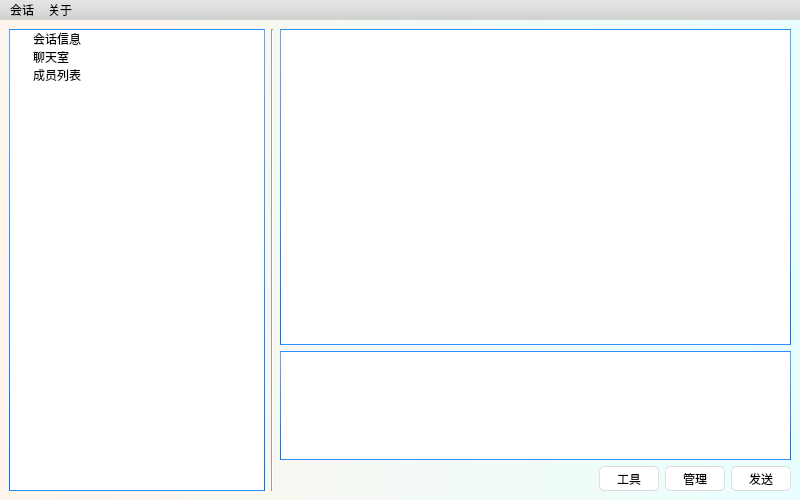
<?xml version="1.0" encoding="UTF-8"?>
<ui version="4.0">
 <author>Advanced_Killer</author>
 <class>LhatWindow</class>
 <widget class="QMainWindow" name="LhatWindow">
  <property name="geometry">
   <rect>
    <x>0</x>
    <y>0</y>
    <width>800</width>
    <height>500</height>
   </rect>
  </property>
  <property name="minimumSize">
   <size>
    <width>800</width>
    <height>500</height>
   </size>
  </property>
  <property name="windowTitle">
   <string>Lhat</string>
  </property>
  <property name="styleSheet">
   <string notr="true">/*
Aqua Style Sheet for QT Applications
Author: Jaime A. Quiroga P.
Company: GTRONICK
Last updated: 22/01/2019, 07:55.
Available at: https://github.com/GTRONICK/QSS/blob/master/Aqua.qss
*/
QMainWindow {
	background-color: qlineargradient(spread:pad, x1:0, y1:0, x2:1, y2:0, stop:0 rgba(255, 244, 235, 255), stop:1 rgba(233, 255, 255, 255));
}
QTextEdit {
	border-width: 1px;
	border-style: solid;
	border-color: qlineargradient(spread:pad, x1:0.5, y1:1, x2:0.5, y2:0, stop:0 rgba(0, 113, 255, 255), stop:1 rgba(91, 171, 252, 255));
}
QTreeWidget {
	border-width: 1px;
	border-style: solid;
	border-color: qlineargradient(spread:pad, x1:0.5, y1:1, x2:0.5, y2:0, stop:0 rgba(0, 113, 255, 255), stop:1 rgba(91, 171, 252, 255));
}
QPlainTextEdit {
	border-width: 1px;
	border-style: solid;
	border-color: qlineargradient(spread:pad, x1:0.5, y1:1, x2:0.5, y2:0, stop:0 rgba(0, 113, 255, 255), stop:1 rgba(91, 171, 252, 255));
}
QToolButton {
	border-style: solid;
	border-top-color: qlineargradient(spread:pad, x1:0.5, y1:1, x2:0.5, y2:0, stop:0 rgb(215, 215, 215), stop:1 rgb(222, 222, 222));
	border-right-color: qlineargradient(spread:pad, x1:0, y1:0.5, x2:1, y2:0.5, stop:0 rgb(217, 217, 217), stop:1 rgb(227, 227, 227));
	border-left-color: qlineargradient(spread:pad, x1:0, y1:0.5, x2:1, y2:0.5, stop:0 rgb(227, 227, 227), stop:1 rgb(217, 217, 217));
	border-bottom-color: qlineargradient(spread:pad, x1:0.5, y1:1, x2:0.5, y2:0, stop:0 rgb(215, 215, 215), stop:1 rgb(222, 222, 222));
	border-width: 1px;
	border-radius: 5px;
	color: rgb(0,0,0);
	padding: 2px;
	background-color: rgb(255,255,255);
}
QToolButton:hover{
	border-style: solid;
	border-top-color: qlineargradient(spread:pad, x1:0.5, y1:1, x2:0.5, y2:0, stop:0 rgb(195, 195, 195), stop:1 rgb(222, 222, 222));
	border-right-color: qlineargradient(spread:pad, x1:0, y1:0.5, x2:1, y2:0.5, stop:0 rgb(197, 197, 197), stop:1 rgb(227, 227, 227));
	border-left-color: qlineargradient(spread:pad, x1:0, y1:0.5, x2:1, y2:0.5, stop:0 rgb(227, 227, 227), stop:1 rgb(197, 197, 197));
	border-bottom-color: qlineargradient(spread:pad, x1:0.5, y1:1, x2:0.5, y2:0, stop:0 rgb(195, 195, 195), stop:1 rgb(222, 222, 222));
	border-width: 1px;
	border-radius: 5px;
	color: rgb(0,0,0);
	padding: 2px;
	background-color: rgb(255,255,255);
}
QToolButton:pressed{
	border-style: solid;
	border-top-color: qlineargradient(spread:pad, x1:0.5, y1:1, x2:0.5, y2:0, stop:0 rgb(215, 215, 215), stop:1 rgb(222, 222, 222));
	border-right-color: qlineargradient(spread:pad, x1:0, y1:0.5, x2:1, y2:0.5, stop:0 rgb(217, 217, 217), stop:1 rgb(227, 227, 227));
	border-left-color: qlineargradient(spread:pad, x1:0, y1:0.5, x2:1, y2:0.5, stop:0 rgb(227, 227, 227), stop:1 rgb(217, 217, 217));
	border-bottom-color: qlineargradient(spread:pad, x1:0.5, y1:1, x2:0.5, y2:0, stop:0 rgb(215, 215, 215), stop:1 rgb(222, 222, 222));
	border-width: 1px;
	border-radius: 5px;
	color: rgb(0,0,0);
	padding: 2px;
	background-color: rgb(142,142,142);
}
QPushButton{
	border-style: solid;
	border-top-color: qlineargradient(spread:pad, x1:0.5, y1:1, x2:0.5, y2:0, stop:0 rgb(215, 215, 215), stop:1 rgb(222, 222, 222));
	border-right-color: qlineargradient(spread:pad, x1:0, y1:0.5, x2:1, y2:0.5, stop:0 rgb(217, 217, 217), stop:1 rgb(227, 227, 227));
	border-left-color: qlineargradient(spread:pad, x1:0, y1:0.5, x2:1, y2:0.5, stop:0 rgb(227, 227, 227), stop:1 rgb(217, 217, 217));
	border-bottom-color: qlineargradient(spread:pad, x1:0.5, y1:1, x2:0.5, y2:0, stop:0 rgb(215, 215, 215), stop:1 rgb(222, 222, 222));
	border-width: 1px;
	border-radius: 5px;
	color: rgb(0,0,0);
	padding: 2px;
	background-color: rgb(255,255,255);
}
QPushButton::default{
	border-style: solid;
	border-top-color: qlineargradient(spread:pad, x1:0.5, y1:1, x2:0.5, y2:0, stop:0 rgb(215, 215, 215), stop:1 rgb(222, 222, 222));
	border-right-color: qlineargradient(spread:pad, x1:0, y1:0.5, x2:1, y2:0.5, stop:0 rgb(217, 217, 217), stop:1 rgb(227, 227, 227));
	border-left-color: qlineargradient(spread:pad, x1:0, y1:0.5, x2:1, y2:0.5, stop:0 rgb(227, 227, 227), stop:1 rgb(217, 217, 217));
	border-bottom-color: qlineargradient(spread:pad, x1:0.5, y1:1, x2:0.5, y2:0, stop:0 rgb(215, 215, 215), stop:1 rgb(222, 222, 222));
	border-width: 1px;
	border-radius: 5px;
	color: rgb(0,0,0);
	padding: 2px;
	background-color: rgb(255,255,255);
}
QPushButton:hover{
	border-style: solid;
	border-top-color: qlineargradient(spread:pad, x1:0.5, y1:1, x2:0.5, y2:0, stop:0 rgb(195, 195, 195), stop:1 rgb(222, 222, 222));
	border-right-color: qlineargradient(spread:pad, x1:0, y1:0.5, x2:1, y2:0.5, stop:0 rgb(197, 197, 197), stop:1 rgb(227, 227, 227));
	border-left-color: qlineargradient(spread:pad, x1:0, y1:0.5, x2:1, y2:0.5, stop:0 rgb(227, 227, 227), stop:1 rgb(197, 197, 197));
	border-bottom-color: qlineargradient(spread:pad, x1:0.5, y1:1, x2:0.5, y2:0, stop:0 rgb(195, 195, 195), stop:1 rgb(222, 222, 222));
	border-width: 1px;
	border-radius: 5px;
	color: rgb(0,0,0);
	padding: 2px;
	background-color: rgb(255,255,255);
}
QPushButton:pressed{
	border-style: solid;
	border-top-color: qlineargradient(spread:pad, x1:0.5, y1:1, x2:0.5, y2:0, stop:0 rgb(215, 215, 215), stop:1 rgb(222, 222, 222));
	border-right-color: qlineargradient(spread:pad, x1:0, y1:0.5, x2:1, y2:0.5, stop:0 rgb(217, 217, 217), stop:1 rgb(227, 227, 227));
	border-left-color: qlineargradient(spread:pad, x1:0, y1:0.5, x2:1, y2:0.5, stop:0 rgb(227, 227, 227), stop:1 rgb(217, 217, 217));
	border-bottom-color: qlineargradient(spread:pad, x1:0.5, y1:1, x2:0.5, y2:0, stop:0 rgb(215, 215, 215), stop:1 rgb(222, 222, 222));
	border-width: 1px;
	border-radius: 5px;
	color: rgb(0,0,0);
	padding: 2px;
	background-color: rgb(142,142,142);
}
QPushButton:disabled{
	border-style: solid;
	border-top-color: qlineargradient(spread:pad, x1:0.5, y1:1, x2:0.5, y2:0, stop:0 rgb(215, 215, 215), stop:1 rgb(222, 222, 222));
	border-right-color: qlineargradient(spread:pad, x1:0, y1:0.5, x2:1, y2:0.5, stop:0 rgb(217, 217, 217), stop:1 rgb(227, 227, 227));
	border-left-color: qlineargradient(spread:pad, x1:0, y1:0.5, x2:1, y2:0.5, stop:0 rgb(227, 227, 227), stop:1 rgb(217, 217, 217));
	border-bottom-color: qlineargradient(spread:pad, x1:0.5, y1:1, x2:0.5, y2:0, stop:0 rgb(215, 215, 215), stop:1 rgb(222, 222, 222));
	border-width: 1px;
	border-radius: 5px;
	color: #808086;
	padding: 2px;
	background-color: rgb(142,142,142);
}
QLineEdit {
	border-width: 1px; border-radius: 4px;
	border-style: solid;
	border-color: qlineargradient(spread:pad, x1:0.5, y1:1, x2:0.5, y2:0, stop:0 rgba(0, 113, 255, 255), stop:1 rgba(91, 171, 252, 255));
}
QLabel {
	color: #000000;
}
QLCDNumber {
	color: rgb(0, 113, 255, 255);
}
QProgressBar {
	text-align: center;
	color: rgb(240, 240, 240);
	border-width: 1px; 
	border-radius: 10px;
	border-color: rgb(230, 230, 230);
	border-style: solid;
	background-color:rgb(207,207,207);
}
QProgressBar::chunk {
	background-color: qlineargradient(spread:pad, x1:0.5, y1:1, x2:0.5, y2:0, stop:0 rgba(49, 147, 250, 255), stop:1 rgba(34, 142, 255, 255));
	border-radius: 10px;
}
QMenuBar {
	background-color: qlineargradient(spread:pad, x1:0.5, y1:1, x2:0.5, y2:0, stop:0 rgba(207, 209, 207, 255), stop:1 rgba(230, 229, 230, 255));
}
QMenuBar::item {
	color: #000000;
  	spacing: 3px;
  	padding: 1px 4px;
	background-color: qlineargradient(spread:pad, x1:0.5, y1:1, x2:0.5, y2:0, stop:0 rgba(207, 209, 207, 255), stop:1 rgba(230, 229, 230, 255));
}

QMenuBar::item:selected {
  	background-color: qlineargradient(spread:pad, x1:0.5, y1:1, x2:0.5, y2:0, stop:0 rgba(0, 113, 255, 255), stop:1 rgba(91, 171, 252, 255));
	color: #FFFFFF;
}
QMenu::item:selected {
	border-style: solid;
	border-top-color: transparent;
	border-right-color: transparent;
	border-left-color: qlineargradient(spread:pad, x1:0.5, y1:1, x2:0.5, y2:0, stop:0 rgba(0, 113, 255, 255), stop:1 rgba(91, 171, 252, 255));
	border-bottom-color: transparent;
	border-left-width: 2px;
	color: #000000;
	padding-left:15px;
	padding-top:4px;
	padding-bottom:4px;
	padding-right:7px;
}
QMenu::item {
	border-style: solid;
	border-top-color: transparent;
	border-right-color: transparent;
	border-left-color: transparent;
	border-bottom-color: transparent;
	border-bottom-width: 1px;
	color: #000000;
	padding-left:17px;
	padding-top:4px;
	padding-bottom:4px;
	padding-right:7px;
}
QTabWidget {
	color:rgb(0,0,0);
	background-color:#000000;
}
QTabWidget::pane {
		border-color: rgb(223,223,223);
		background-color:rgb(226,226,226);
		border-style: solid;
		border-width: 2px;
    	border-radius: 6px;
}
QTabBar::tab:first {
	border-style: solid;
	border-left-width:1px;
	border-right-width:0px;
	border-top-width:1px;
	border-bottom-width:1px;
	border-top-color: rgb(209,209,209);
	border-left-color: qlineargradient(spread:pad, x1:0.5, y1:1, x2:0.5, y2:0, stop:0 rgba(209, 209, 209, 209), stop:1 rgba(229, 229, 229, 229));
	border-bottom-color: rgb(229,229,229);
	border-top-left-radius: 4px;
	border-bottom-left-radius: 4px;
	color: #000000;
	padding: 3px;
	margin-left:0px;
	background-color: qlineargradient(spread:pad, x1:0.5, y1:1, x2:0.5, y2:0, stop:0 rgba(247, 247, 247, 255), stop:1 rgba(255, 255, 255, 255));
}
QTabBar::tab:last {
	border-style: solid;
	border-width:1px;
	border-top-color: rgb(209,209,209);
	border-left-color: qlineargradient(spread:pad, x1:0.5, y1:1, x2:0.5, y2:0, stop:0 rgba(209, 209, 209, 209), stop:1 rgba(229, 229, 229, 229));
	border-right-color: qlineargradient(spread:pad, x1:0.5, y1:1, x2:0.5, y2:0, stop:0 rgba(209, 209, 209, 209), stop:1 rgba(229, 229, 229, 229));
	border-bottom-color: rgb(229,229,229);
	border-top-right-radius: 4px;
	border-bottom-right-radius: 4px;
	color: #000000;
	padding: 3px;
	margin-left:0px;
	background-color: qlineargradient(spread:pad, x1:0.5, y1:1, x2:0.5, y2:0, stop:0 rgba(247, 247, 247, 255), stop:1 rgba(255, 255, 255, 255));
}
QTabBar::tab {
	border-style: solid;
	border-top-width:1px;
	border-bottom-width:1px;
	border-left-width:1px;
	border-top-color: rgb(209,209,209);
	border-left-color: qlineargradient(spread:pad, x1:0.5, y1:1, x2:0.5, y2:0, stop:0 rgba(209, 209, 209, 209), stop:1 rgba(229, 229, 229, 229));
	border-bottom-color: rgb(229,229,229);
	color: #000000;
	padding: 3px;
	margin-left:0px;
	background-color: qlineargradient(spread:pad, x1:0.5, y1:1, x2:0.5, y2:0, stop:0 rgba(247, 247, 247, 255), stop:1 rgba(255, 255, 255, 255));
}
QTabBar::tab:selected, QTabBar::tab:last:selected, QTabBar::tab:hover {
  	border-style: solid;
  	border-left-width:1px;
	border-right-color: transparent;
	border-top-color: rgb(209,209,209);
	border-left-color: qlineargradient(spread:pad, x1:0.5, y1:1, x2:0.5, y2:0, stop:0 rgba(209, 209, 209, 209), stop:1 rgba(229, 229, 229, 229));
	border-bottom-color: rgb(229,229,229);
	color: #FFFFFF;
	padding: 3px;
	margin-left:0px;
	background-color: qlineargradient(spread:pad, x1:0.5, y1:1, x2:0.5, y2:0, stop:0 rgba(0, 113, 255, 255), stop:1 rgba(91, 171, 252, 255));
}

QTabBar::tab:selected, QTabBar::tab:first:selected, QTabBar::tab:hover {
  	border-style: solid;
  	border-left-width:1px;
  	border-bottom-width:1px;
  	border-top-width:1px;
	border-right-color: transparent;
	border-top-color: rgb(209,209,209);
	border-left-color: qlineargradient(spread:pad, x1:0.5, y1:1, x2:0.5, y2:0, stop:0 rgba(209, 209, 209, 209), stop:1 rgba(229, 229, 229, 229));
	border-bottom-color: rgb(229,229,229);
	color: #FFFFFF;
	padding: 3px;
	margin-left:0px;
	background-color: qlineargradient(spread:pad, x1:0.5, y1:1, x2:0.5, y2:0, stop:0 rgba(0, 113, 255, 255), stop:1 rgba(91, 171, 252, 255));
}

QCheckBox {
	color: #000000;
	padding: 2px;
}
QCheckBox:disabled {
	color: #808086;
	padding: 2px;
}

QCheckBox:hover {
	border-radius:4px;
	border-style:solid;
	padding-left: 1px;
	padding-right: 1px;
	padding-bottom: 1px;
	padding-top: 1px;
	border-width:1px;
	border-color: transparent;
}
QCheckBox::indicator:checked {

	height: 10px;
	width: 10px;
	border-style:solid;
	border-width: 1px;
	border-color: qlineargradient(spread:pad, x1:0.5, y1:1, x2:0.5, y2:0, stop:0 rgba(0, 113, 255, 255), stop:1 rgba(91, 171, 252, 255));
	color: #000000;
	background-color: qlineargradient(spread:pad, x1:0.5, y1:1, x2:0.5, y2:0, stop:0 rgba(0, 113, 255, 255), stop:1 rgba(91, 171, 252, 255));
}
QCheckBox::indicator:unchecked {

	height: 10px;
	width: 10px;
	border-style:solid;
	border-width: 1px;
	border-color: qlineargradient(spread:pad, x1:0.5, y1:1, x2:0.5, y2:0, stop:0 rgba(0, 113, 255, 255), stop:1 rgba(91, 171, 252, 255));
	color: #000000;
}
QRadioButton {
	color: 000000;
	padding: 1px;
}
QRadioButton::indicator:checked {
	height: 10px;
	width: 10px;
	border-style:solid;
	border-radius:5px;
	border-width: 1px;
	border-color: qlineargradient(spread:pad, x1:0.5, y1:1, x2:0.5, y2:0, stop:0 rgba(0, 113, 255, 255), stop:1 rgba(91, 171, 252, 255));
	color: #a9b7c6;
	background-color: qlineargradient(spread:pad, x1:0.5, y1:1, x2:0.5, y2:0, stop:0 rgba(0, 113, 255, 255), stop:1 rgba(91, 171, 252, 255));
}
QRadioButton::indicator:!checked {
	height: 10px;
	width: 10px;
	border-style:solid;
	border-radius:5px;
	border-width: 1px;
	border-color: qlineargradient(spread:pad, x1:0.5, y1:1, x2:0.5, y2:0, stop:0 rgba(0, 113, 255, 255), stop:1 rgba(91, 171, 252, 255));
	color: #a9b7c6;
	background-color: transparent;
}
QStatusBar {
	color:#027f7f;
}
QSpinBox {
	border-style: solid;
	border-width: 1px;
	border-color: qlineargradient(spread:pad, x1:0.5, y1:1, x2:0.5, y2:0, stop:0 rgba(0, 113, 255, 255), stop:1 rgba(91, 171, 252, 255));
}
QDoubleSpinBox {
	border-style: solid;
	border-width: 1px;
	border-color: qlineargradient(spread:pad, x1:0.5, y1:1, x2:0.5, y2:0, stop:0 rgba(0, 113, 255, 255), stop:1 rgba(91, 171, 252, 255));
}
QTimeEdit {
	border-style: solid;
	border-width: 1px;
	border-color: qlineargradient(spread:pad, x1:0.5, y1:1, x2:0.5, y2:0, stop:0 rgba(0, 113, 255, 255), stop:1 rgba(91, 171, 252, 255));
}
QDateTimeEdit {
	border-style: solid;
	border-width: 1px;
	border-color: qlineargradient(spread:pad, x1:0.5, y1:1, x2:0.5, y2:0, stop:0 rgba(0, 113, 255, 255), stop:1 rgba(91, 171, 252, 255));
}
QDateEdit {
	border-style: solid;
	border-width: 1px;
	border-color: qlineargradient(spread:pad, x1:0.5, y1:1, x2:0.5, y2:0, stop:0 rgba(0, 113, 255, 255), stop:1 rgba(91, 171, 252, 255));
}

QToolBox {
	color: #a9b7c6;
	background-color:#000000;
}
QToolBox::tab {
	color: #a9b7c6;
	background-color:#000000;
}
QToolBox::tab:selected {
	color: #FFFFFF;
	background-color:#000000;
}
QScrollArea {
	color: #FFFFFF;
	background-color:#000000;
}
QSlider::groove:horizontal {
	height: 5px;
	background-color: qlineargradient(spread:pad, x1:0.5, y1:1, x2:0.5, y2:0, stop:0 rgba(49, 147, 250, 255), stop:1 rgba(34, 142, 255, 255));
}
QSlider::groove:vertical {
	width: 5px;
	background-color: qlineargradient(spread:pad, x1:0.5, y1:1, x2:0.5, y2:0, stop:0 rgba(49, 147, 250, 255), stop:1 rgba(34, 142, 255, 255));
}
QSlider::handle:horizontal {
	background: rgb(253,253,253);
	border-style: solid;
	border-width: 1px;
	border-color: rgb(207,207,207);
	width: 12px;
	margin: -5px 0;
	border-radius: 7px;
}
QSlider::handle:vertical {
	background: rgb(253,253,253);
	border-style: solid;
	border-width: 1px;
	border-color: rgb(207,207,207);
	height: 12px;
	margin: 0 -5px;
	border-radius: 7px;
}
QSlider::add-page:horizontal {
    background: rgb(181,181,181);
}
QSlider::add-page:vertical {
    background: rgb(181,181,181);
}
QSlider::sub-page:horizontal {
    background-color: qlineargradient(spread:pad, x1:0.5, y1:1, x2:0.5, y2:0, stop:0 rgba(49, 147, 250, 255), stop:1 rgba(34, 142, 255, 255));
}
QSlider::sub-page:vertical {
    background-color: qlineargradient(spread:pad, y1:0.5, x1:1, y2:0.5, x2:0, stop:0 rgba(49, 147, 250, 255), stop:1 rgba(34, 142, 255, 255));
}
QScrollBar:horizontal {
	max-height: 20px;
	border: 1px transparent grey;
	margin: 0px 20px 0px 20px;
}
QScrollBar:vertical {
	max-width: 20px;
	border: 1px transparent grey;
	margin: 20px 0px 20px 0px;
}
QScrollBar::handle:horizontal {
	background: rgb(253,253,253);
	border-style: solid;
	border-width: 1px;
	border-color: rgb(207,207,207);
	border-radius: 7px;
	min-width: 25px;
}
QScrollBar::handle:horizontal:hover {
	background: rgb(253,253,253);
	border-style: solid;
	border-width: 1px;
	border-color: rgb(147, 200, 200);
	border-radius: 7px;
	min-width: 25px;
}
QScrollBar::handle:vertical {
	background: rgb(253,253,253);
	border-style: solid;
	border-width: 1px;
	border-color: rgb(207,207,207);
	border-radius: 7px;
	min-height: 25px;
}
QScrollBar::handle:vertical:hover {
	background: rgb(253,253,253);
	border-style: solid;
	border-width: 1px;
	border-color: rgb(147, 200, 200);
	border-radius: 7px;
	min-height: 25px;
}
QScrollBar::add-line:horizontal {
   border: 2px transparent grey;
   border-top-right-radius: 7px;
   border-bottom-right-radius: 7px;
   background: rgba(34, 142, 255, 255);
   width: 20px;
   subcontrol-position: right;
   subcontrol-origin: margin;
}
QScrollBar::add-line:horizontal:pressed {
   border: 2px transparent grey;
   border-top-right-radius: 7px;
   border-bottom-right-radius: 7px;
   background: rgb(181,181,181);
   width: 20px;
   subcontrol-position: right;
   subcontrol-origin: margin;
}
QScrollBar::add-line:vertical {
   border: 2px transparent grey;
   border-bottom-left-radius: 7px;
   border-bottom-right-radius: 7px;
   background: rgba(34, 142, 255, 255);
   height: 20px;
   subcontrol-position: bottom;
   subcontrol-origin: margin;
}
QScrollBar::add-line:vertical:pressed {
   border: 2px transparent grey;
   border-bottom-left-radius: 7px;
   border-bottom-right-radius: 7px;
   background: rgb(181,181,181);
   height: 20px;
   subcontrol-position: bottom;
   subcontrol-origin: margin;
}
QScrollBar::sub-line:horizontal {
   border: 2px transparent grey;
   border-top-left-radius: 7px;
   border-bottom-left-radius: 7px;
   background: rgba(34, 142, 255, 255);
   width: 20px;
   subcontrol-position: left;
   subcontrol-origin: margin;
}
QScrollBar::sub-line:horizontal:pressed {
   border: 2px transparent grey;
   border-top-left-radius: 7px;
   border-bottom-left-radius: 7px;
   background: rgb(181,181,181);
   width: 20px;
   subcontrol-position: left;
   subcontrol-origin: margin;
}
QScrollBar::sub-line:vertical {
   border: 2px transparent grey;
   border-top-left-radius: 7px;
   border-top-right-radius: 7px;
   background: rgba(34, 142, 255, 255);
   height: 20px;
   subcontrol-position: top;
   subcontrol-origin: margin;
}
QScrollBar::sub-line:vertical:pressed {
   border: 2px transparent grey;
   border-top-left-radius: 7px;
   border-top-right-radius: 7px;
   background: rgb(181,181,181);
   height: 20px;
   subcontrol-position: top;
   subcontrol-origin: margin;
}
QScrollBar::left-arrow:horizontal {
   border: 1px transparent grey;
   border-top-left-radius: 3px;
   border-bottom-left-radius: 3px;
   width: 6px;
   height: 6px;
   background: white;
}
QScrollBar::right-arrow:horizontal {
   border: 1px transparent grey;
   border-top-right-radius: 3px;
   border-bottom-right-radius: 3px;
   width: 6px;
   height: 6px;
   background: white;
}
QScrollBar::up-arrow:vertical {
   border: 1px transparent grey;
   border-top-left-radius: 3px;
   border-top-right-radius: 3px;
   width: 6px;
   height: 6px;
   background: white;
}
QScrollBar::down-arrow:vertical {
   border: 1px transparent grey;
   border-bottom-left-radius: 3px;
   border-bottom-right-radius: 3px;
   width: 6px;
   height: 6px;
   background: white;
}
QScrollBar::add-page:horizontal, QScrollBar::sub-page:horizontal {
   background: none;
}
QScrollBar::add-page:vertical, QScrollBar::sub-page:vertical {
   background: none;
}</string>
  </property>
  <widget class="QWidget" name="centralwidget">
   <layout class="QHBoxLayout" name="horizontalLayout_3">
    <item>
     <layout class="QHBoxLayout" name="horizontalLayout_2">
      <item>
       <widget class="QTreeWidget" name="output_status">
        <property name="sizePolicy">
         <sizepolicy hsizetype="Fixed" vsizetype="Expanding">
          <horstretch>0</horstretch>
          <verstretch>0</verstretch>
         </sizepolicy>
        </property>
        <property name="font">
         <font>
          <pointsize>9</pointsize>
         </font>
        </property>
        <attribute name="headerVisible">
         <bool>false</bool>
        </attribute>
        <column>
         <property name="text">
          <string/>
         </property>
        </column>
        <item>
         <property name="text">
          <string>会话信息</string>
         </property>
        </item>
        <item>
         <property name="text">
          <string>聊天室</string>
         </property>
        </item>
        <item>
         <property name="text">
          <string>成员列表</string>
         </property>
        </item>
       </widget>
      </item>
      <item>
       <widget class="Line" name="line">
        <property name="orientation">
         <enum>Qt::Vertical</enum>
        </property>
       </widget>
      </item>
      <item>
       <layout class="QVBoxLayout" name="verticalLayout_3">
        <item>
         <widget class="QTextBrowser" name="output_message">
          <property name="sizePolicy">
           <sizepolicy hsizetype="Expanding" vsizetype="Expanding">
            <horstretch>0</horstretch>
            <verstretch>200</verstretch>
           </sizepolicy>
          </property>
          <property name="font">
           <font>
            <pointsize>9</pointsize>
           </font>
          </property>
          <property name="inputMethodHints">
           <set>Qt::ImhNone</set>
          </property>
          <property name="openExternalLinks">
           <bool>true</bool>
          </property>
         </widget>
        </item>
        <item>
         <layout class="QVBoxLayout" name="verticalLayout_2">
          <item>
           <widget class="QPlainTextEdit" name="input_message">
            <property name="maximumSize">
             <size>
              <width>16777215</width>
              <height>109</height>
             </size>
            </property>
            <property name="font">
             <font>
              <pointsize>9</pointsize>
             </font>
            </property>
           </widget>
          </item>
          <item>
           <layout class="QHBoxLayout" name="horizontalLayout">
            <item>
             <spacer name="horizontalSpacer">
              <property name="orientation">
               <enum>Qt::Horizontal</enum>
              </property>
              <property name="sizeHint" stdset="0">
               <size>
                <width>40</width>
                <height>20</height>
               </size>
              </property>
             </spacer>
            </item>
            <item>
             <widget class="QPushButton" name="button_tool">
              <property name="minimumSize">
               <size>
                <width>60</width>
                <height>25</height>
               </size>
              </property>
              <property name="maximumSize">
               <size>
                <width>60</width>
                <height>25</height>
               </size>
              </property>
              <property name="text">
               <string>工具</string>
              </property>
             </widget>
            </item>
            <item>
             <widget class="QPushButton" name="button_manage">
              <property name="minimumSize">
               <size>
                <width>60</width>
                <height>25</height>
               </size>
              </property>
              <property name="maximumSize">
               <size>
                <width>60</width>
                <height>25</height>
               </size>
              </property>
              <property name="text">
               <string>管理</string>
              </property>
             </widget>
            </item>
            <item>
             <widget class="QPushButton" name="button_send">
              <property name="minimumSize">
               <size>
                <width>60</width>
                <height>25</height>
               </size>
              </property>
              <property name="maximumSize">
               <size>
                <width>60</width>
                <height>25</height>
               </size>
              </property>
              <property name="text">
               <string>发送</string>
              </property>
              <property name="shortcut">
               <string>Ctrl+Return</string>
              </property>
             </widget>
            </item>
           </layout>
          </item>
         </layout>
        </item>
       </layout>
      </item>
     </layout>
    </item>
    <item>
     <layout class="QVBoxLayout" name="verticalLayout"/>
    </item>
   </layout>
  </widget>
  <widget class="QMenuBar" name="menubar">
   <property name="geometry">
    <rect>
     <x>0</x>
     <y>0</y>
     <width>800</width>
     <height>19</height>
    </rect>
   </property>
   <widget class="QMenu" name="menu">
    <property name="title">
     <string>会话</string>
    </property>
    <addaction name="action_login"/>
    <addaction name="action_sessionmgr"/>
    <addaction name="action_disconnect"/>
    <addaction name="separator"/>
    <addaction name="action_exit"/>
   </widget>
   <widget class="QMenu" name="menu_2">
    <property name="title">
     <string>关于</string>
    </property>
    <addaction name="action_about"/>
   </widget>
   <addaction name="menu"/>
   <addaction name="menu_2"/>
  </widget>
  <action name="action_login">
   <property name="text">
    <string>连接会话</string>
   </property>
  </action>
  <action name="action_sessionmgr">
   <property name="text">
    <string>会话管理器</string>
   </property>
  </action>
  <action name="action_disconnect">
   <property name="text">
    <string>断开会话</string>
   </property>
  </action>
  <action name="action_exit">
   <property name="text">
    <string>退出Lhat</string>
   </property>
  </action>
  <action name="action_about">
   <property name="text">
    <string>关于Lhat</string>
   </property>
  </action>
 </widget>
 <tabstops>
  <tabstop>input_message</tabstop>
  <tabstop>output_message</tabstop>
  <tabstop>output_status</tabstop>
 </tabstops>
 <resources/>
 <connections>
  <connection>
   <sender>menubar</sender>
   <signal>triggered(QAction*)</signal>
   <receiver>LhatWindow</receiver>
   <slot>triggeredMenubar(QAction*)</slot>
   <hints>
    <hint type="sourcelabel">
     <x>143</x>
     <y>15</y>
    </hint>
    <hint type="destinationlabel">
     <x>276</x>
     <y>28</y>
    </hint>
   </hints>
  </connection>
  <connection>
   <sender>button_send</sender>
   <signal>clicked()</signal>
   <receiver>LhatWindow</receiver>
   <slot>sendMessage()</slot>
   <hints>
    <hint type="sourcelabel">
     <x>747</x>
     <y>470</y>
    </hint>
    <hint type="destinationlabel">
     <x>747</x>
     <y>439</y>
    </hint>
   </hints>
  </connection>
  <connection>
   <sender>button_manage</sender>
   <signal>clicked()</signal>
   <receiver>LhatWindow</receiver>
   <slot>onManage()</slot>
   <hints>
    <hint type="sourcelabel">
     <x>683</x>
     <y>473</y>
    </hint>
    <hint type="destinationlabel">
     <x>682</x>
     <y>461</y>
    </hint>
   </hints>
  </connection>
  <connection>
   <sender>button_tool</sender>
   <signal>clicked()</signal>
   <receiver>LhatWindow</receiver>
   <slot>onTool()</slot>
   <hints>
    <hint type="sourcelabel">
     <x>616</x>
     <y>472</y>
    </hint>
    <hint type="destinationlabel">
     <x>600</x>
     <y>457</y>
    </hint>
   </hints>
  </connection>
 </connections>
 <slots>
  <slot>triggeredMenubar(QAction*)</slot>
  <slot>sendMessage()</slot>
  <slot>onManage()</slot>
  <slot>onTool()</slot>
 </slots>
</ui>
